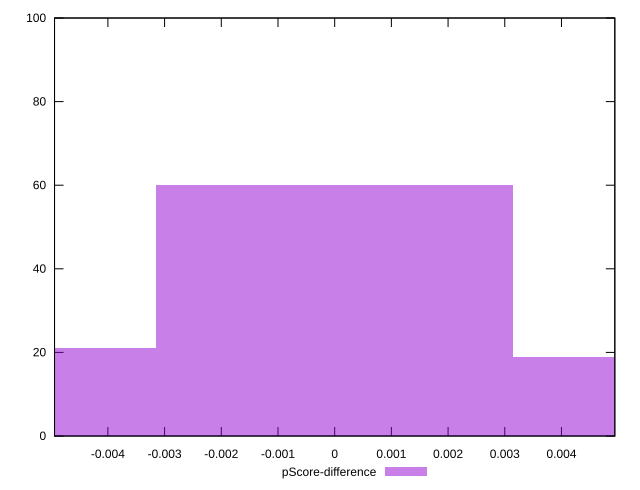

Recreate this plot in gnuplot.
reset

$pScoreDifference <<EOF
0 60
0.006287060105245902 19
-0.006287060105245902 21
EOF

set key outside below
set boxwidth 0.006287060105245902
set xrange [-0.004941176470588227:0.004941176470588227]
set yrange [0:100]
set trange [0:100]
set style fill transparent solid 0.5 noborder
set terminal svg size 640, 490 enhanced background rgb 'white'
set output "report_00009_2021-02-08T22-37-41.559Z/render-blocking-resources/samples/pages+cached/pScore-difference/histogram.svg"

plot $pScoreDifference title "pScore-difference" with boxes

reset
